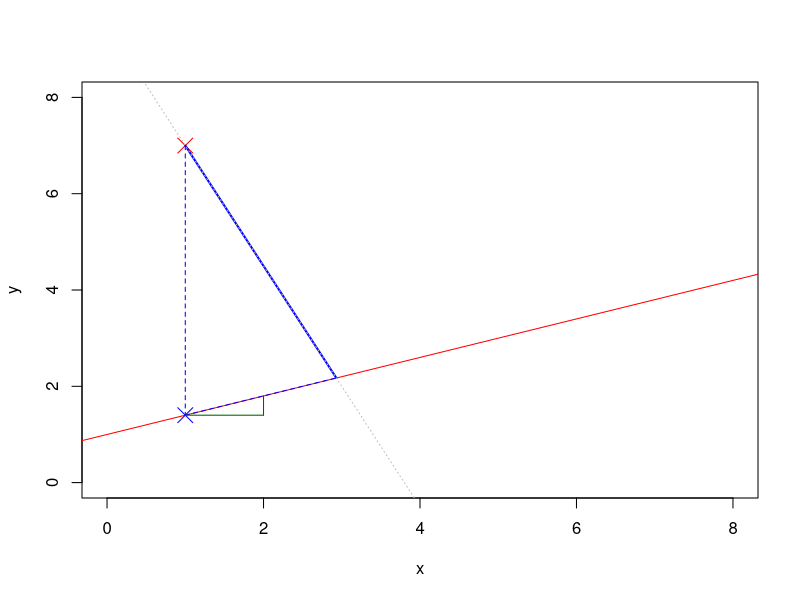

Generate this figure with R:
## ---- chunk 1

# Define the line by slope and intercept, and the point
m <- 2/5
b <- 1

P <- c(x=1, y=7)

# Convenience functions to work with points represented 
# by two element vectors containing x and y values
plot_point <- function(point, pch=4, cex=2, asp=1, ...)
  points(point['x'], point['y'], pch=pch, cex=cex, ...)

connect_points <- function(pt1, pt2, ...)
  lines(c(pt1[['x']], pt2[['x']]), c(pt1[['y']], pt2[['y']]), ...)

# Create blank plot with x and y axis ranges set.
# Make the x and y ranges the same so the aspect ratio is 1.
xy_range <- c(0, 8)
plot(x=xy_range, y=xy_range, xlab='x', ylab='y', type='n')

abline(b, m, col="red")

plot_point(P, col="red")

P1 <- c(x=P[['x']], y=m * P[['x']] + b)
connect_points(P, P1, lty=2, col="blue")

plot_point(P1, col="blue")

m2 <- -1/m
b2 <- P[['y']] - P[['x']] * m2


x2 <- (b2 - b)/(m - m2)
P2 <- c(x=x2, y=P1[['y']] + m * (x2 - P[['x']]))
connect_points(P, P2, col="blue", lwd=2)
abline(b2, m2, lty=3, col="gray")

connect_points(P1, P2, col="blue", lty=2)

# Draw lower triangle
P3 <- c(x=P[['x']] + 1, y=P1[['y']])
P4 <- c(x=P[['x']] + 1, y=P1[['y']] + m)
connect_points(P1, P3, col="darkgreen")
connect_points(P3, P4, col="darkgreen")
